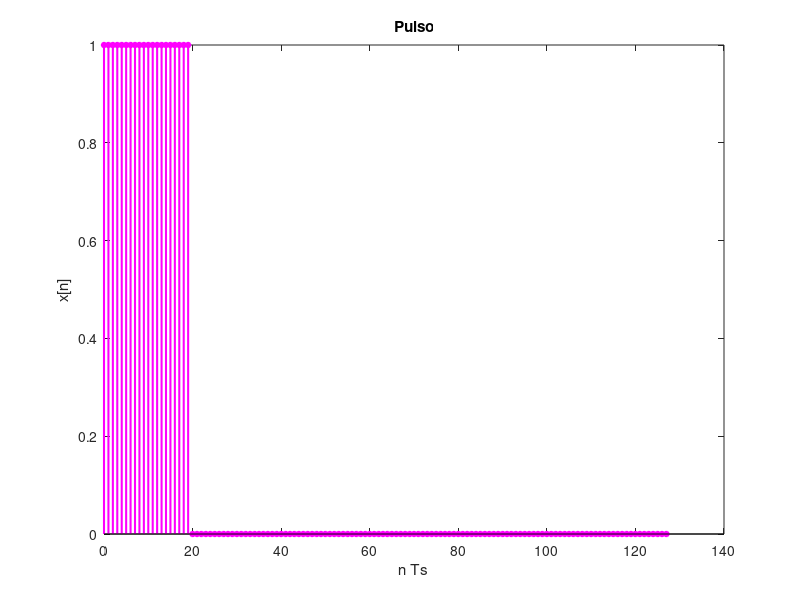
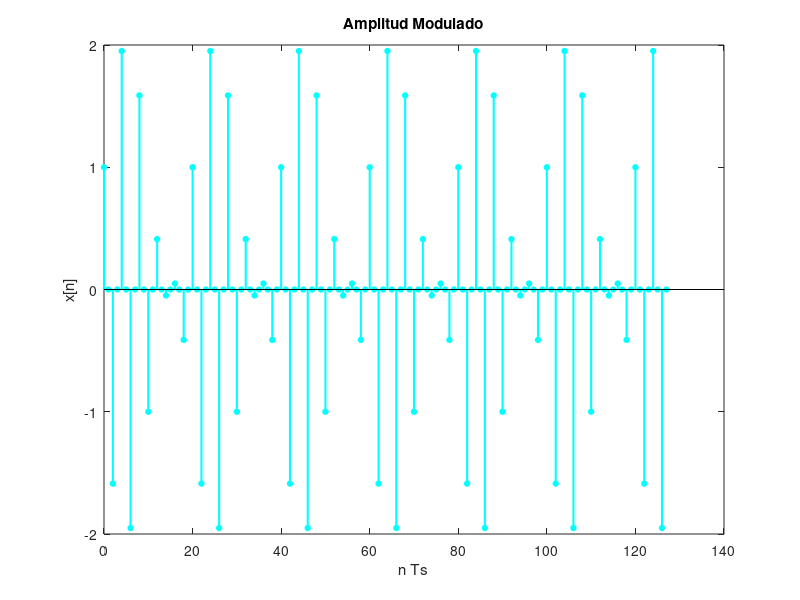
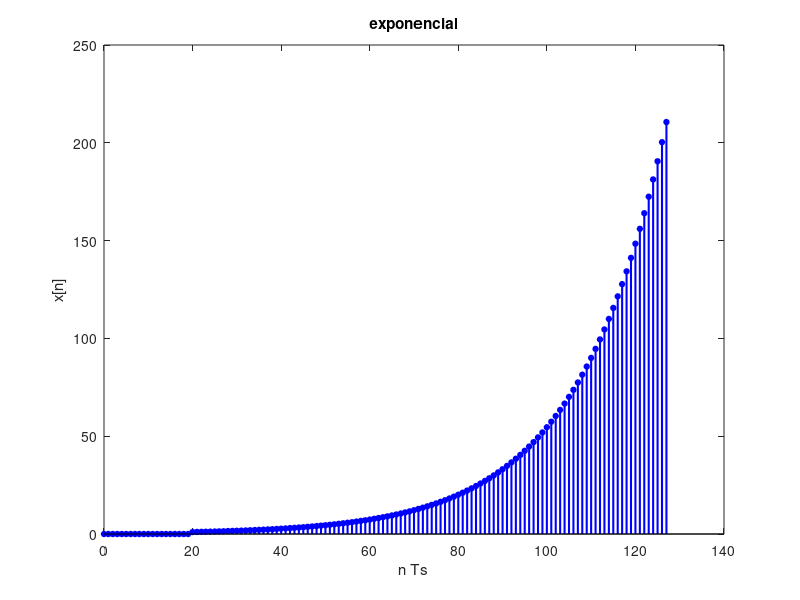
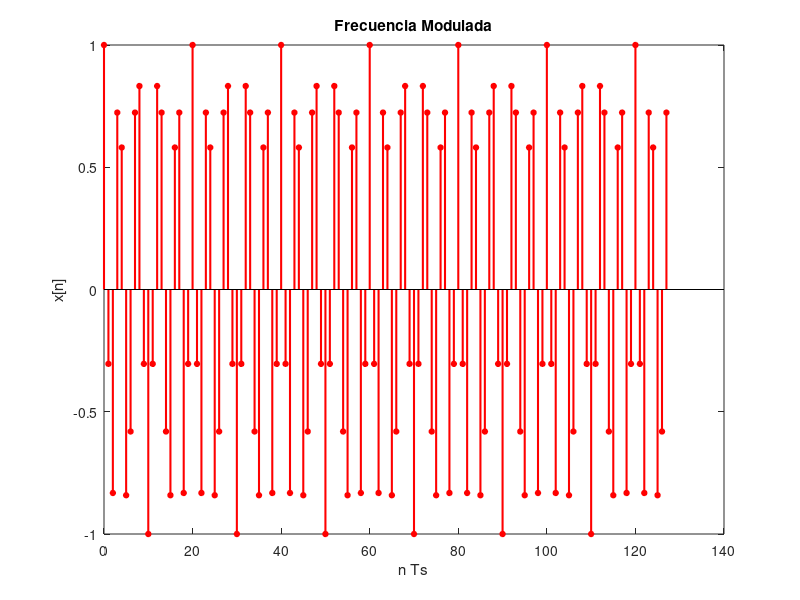

The MATLAB script that drew these images, in order:
%punto 8 g1

%% defino N y Ts
N = 128;
fs = 20;
Ts = 1/fs;
n = 0 : (N-1);

%% pulso:
A=1; 
to=1;
x1 = A *((n*Ts >= 0) - (n*Ts - to >= 0));
figure (1);
stem (n,x1,'m', 'filled', 'LineWidth', 1.5, 'MarkerSize', 4);
title('Pulso');
xlabel('n Ts');
ylabel('x[n]');

%% Amplitud Modulado
Ac=1; 
fm=1;
Am=1;
fc =5;

x = Ac*(1 + (Am/Ac) * sin(2*pi*fm*n*Ts)).*cos(2*pi*fc*n*Ts);
figure (2);
stem (n,x,'c', 'filled', 'LineWidth', 1.5, 'MarkerSize', 4);
title('Amplitud Modulado');
xlabel('n Ts');
ylabel('x[n]');

%% exponencial:
a = 1;
x = A*exp(a*(n*Ts-to)).*(n*Ts - to >= 0);
figure (3);
stem (n,x,'b', 'filled', 'LineWidth', 1.5, 'MarkerSize', 4);
title('exponencial');
xlabel('n Ts');
ylabel('x[n]');

%% Frecuencia Modulada
x = Ac*cos(2*pi*fc*n*Ts + Am*sin(2*pi*fm*n*Ts));
figure (4);
stem (n,x,'r', 'filled', 'LineWidth', 1.5, 'MarkerSize', 4);
title('Frecuencia Modulada');
xlabel('n Ts');
ylabel('x[n]');

%% delta de dirac
x = A * (n == round(to/Ts)); %DELTA
figure (5);
stem (n,x,'y', 'filled', 'LineWidth', 1.5, 'MarkerSize', 4);
title('Delta de Dirac');
xlabel('n Ts');
ylabel('x[n]');

%% sinc
fo = 2; % Asegurate de definir fo
to = 1; % Asegurate de definir to
x = sinc(2*fo*(n*Ts - to));
figure (6);
stem (n,x,'b', 'filled', 'LineWidth', 1.5, 'MarkerSize', 4);
title('Sinc');
xlabel('n Ts');
ylabel('x[n]');

%% amoprtiguadora
x = A * sin(2*pi*fo*n*Ts) .* exp(-a*n*Ts) .* (n*Ts >= 0);
figure (7);
stem (n,x,'m', 'filled', 'LineWidth', 1.5, 'MarkerSize', 4);
title('amortiguadora');
xlabel('n Ts');
ylabel('x[n]');
